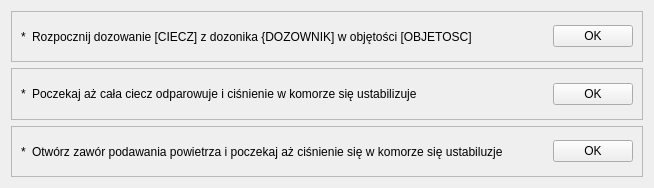
<?xml version="1.0" encoding="UTF-8"?>
<ui version="4.0">
 <class>NowyTest_4</class>
 <widget class="TestPage" name="NowyTest_4">
  <property name="geometry">
   <rect>
    <x>0</x>
    <y>0</y>
    <width>654</width>
    <height>188</height>
   </rect>
  </property>
  <property name="windowTitle">
   <string>WizardPage</string>
  </property>
  <property name="title" stdset="0">
   <string>Dozowanie cieczy</string>
  </property>
  <property name="subTitle" stdset="0">
   <string>Należy tutaj uważnie przetransportować ciecz z dozownika do komory mając na uwadze ciśnienia. </string>
  </property>
  <property name="buttonName" stdset="0">
   <string>Dalej</string>
  </property>
  <layout class="QVBoxLayout" name="verticalLayout">
   <item>
    <widget class="QFrame" name="frame_1">
     <property name="frameShape">
      <enum>QFrame::StyledPanel</enum>
     </property>
     <property name="frameShadow">
      <enum>QFrame::Raised</enum>
     </property>
     <layout class="QHBoxLayout" name="horizontalLayout">
      <item>
       <widget class="QLabel" name="arrow_1">
        <property name="text">
         <string>*</string>
        </property>
       </widget>
      </item>
      <item>
       <widget class="QLabel" name="text_1">
        <property name="text">
         <string>Rozpocznij dozowanie [CIECZ] z dozonika {DOZOWNIK] w objętości [OBJETOSC]</string>
        </property>
       </widget>
      </item>
      <item>
       <spacer name="horizontalSpacer_2">
        <property name="orientation">
         <enum>Qt::Horizontal</enum>
        </property>
        <property name="sizeHint" stdset="0">
         <size>
          <width>40</width>
          <height>20</height>
         </size>
        </property>
       </spacer>
      </item>
      <item>
       <widget class="QPushButton" name="pbOk_1">
        <property name="text">
         <string>OK</string>
        </property>
       </widget>
      </item>
     </layout>
    </widget>
   </item>
   <item>
    <widget class="QFrame" name="frame_2">
     <property name="frameShape">
      <enum>QFrame::StyledPanel</enum>
     </property>
     <property name="frameShadow">
      <enum>QFrame::Raised</enum>
     </property>
     <layout class="QHBoxLayout" name="horizontalLayout_2">
      <item>
       <widget class="QLabel" name="arrow_2">
        <property name="text">
         <string>*</string>
        </property>
       </widget>
      </item>
      <item>
       <widget class="QLabel" name="label">
        <property name="text">
         <string>Poczekaj aż cała ciecz odparowuje i ciśnienie w komorze się ustabilizuje</string>
        </property>
       </widget>
      </item>
      <item>
       <spacer name="horizontalSpacer_3">
        <property name="orientation">
         <enum>Qt::Horizontal</enum>
        </property>
        <property name="sizeHint" stdset="0">
         <size>
          <width>40</width>
          <height>20</height>
         </size>
        </property>
       </spacer>
      </item>
      <item>
       <widget class="QPushButton" name="pbOk_2">
        <property name="text">
         <string>OK</string>
        </property>
       </widget>
      </item>
     </layout>
    </widget>
   </item>
   <item>
    <widget class="QFrame" name="frame_3">
     <property name="frameShape">
      <enum>QFrame::StyledPanel</enum>
     </property>
     <property name="frameShadow">
      <enum>QFrame::Raised</enum>
     </property>
     <layout class="QHBoxLayout" name="horizontalLayout_3">
      <item>
       <widget class="QLabel" name="label_2">
        <property name="text">
         <string>*</string>
        </property>
       </widget>
      </item>
      <item>
       <widget class="QLabel" name="label_3">
        <property name="text">
         <string>Otwórz zawór podawania powietrza i poczekaj aż ciśnienie się w komorze się ustabiluzje</string>
        </property>
       </widget>
      </item>
      <item>
       <spacer name="horizontalSpacer_4">
        <property name="orientation">
         <enum>Qt::Horizontal</enum>
        </property>
        <property name="sizeHint" stdset="0">
         <size>
          <width>62</width>
          <height>20</height>
         </size>
        </property>
       </spacer>
      </item>
      <item>
       <widget class="QPushButton" name="pbOk_3">
        <property name="text">
         <string>OK</string>
        </property>
       </widget>
      </item>
     </layout>
    </widget>
   </item>
  </layout>
 </widget>
 <customwidgets>
  <customwidget>
   <class>TestPage</class>
   <extends>QWidget</extends>
   <header>testpage.h</header>
   <container>1</container>
  </customwidget>
 </customwidgets>
 <resources/>
 <connections/>
</ui>
